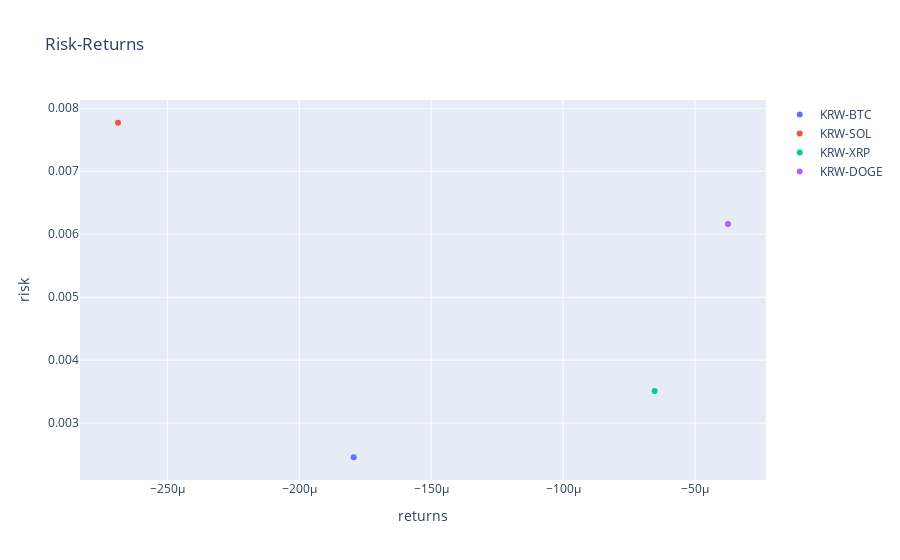

The notebook cell this image was saved under:
### Markdown cell above
## KRW-BTC,SOL,XRP,DOGE risk and returns
     - scatter

### Code cell
fig=go.Figure()
for i in stocks_returns.columns:
    fig.add_trace(go.Scatter(x=[stocks_returns[i].mean()],
                                y=[stocks_returns[i].std()],
                                mode='markers',
                                name=i
                                )) # hover text goes here

fig.update_layout(title='Risk-Returns')
fig.update_yaxes(title_text=f'risk')
fig.update_xaxes(title_text=f'returns')
fig.show()

### Figure 1 — Plotly figure (JSON) as saved in the notebook; plotly's stock layout.template omitted (floating-point values rounded to 4 significant figures)
{"data": [{"mode": "markers", "name": "KRW-BTC", "type": "scatter", "x": [-0.0001794], "y": [0.002459]}, {"mode": "markers", "name": "KRW-SOL", "type": "scatter", "x": [-0.0002687], "y": [0.00777]}, {"mode": "markers", "name": "KRW-XRP", "type": "scatter", "x": [-6.529e-05], "y": [0.00351]}, {"mode": "markers", "name": "KRW-DOGE", "type": "scatter", "x": [-3.75e-05], "y": [0.006161]}], "layout": {"title": {"text": "Risk-Returns"}, "xaxis": {"title": {"text": "returns"}}, "yaxis": {"title": {"text": "risk"}}}}
